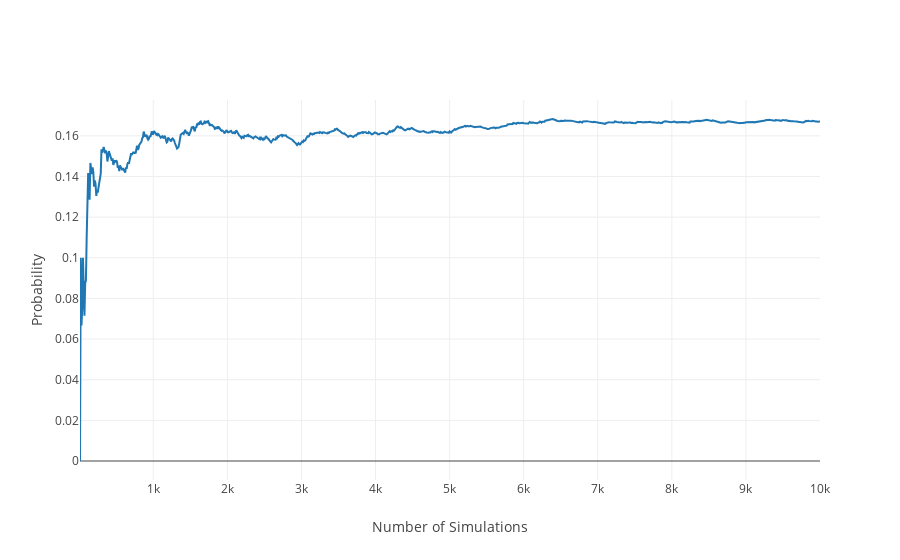

Source (notebook cell):
### Markdown cell above
Let's deonte the probability of a single event (rolling a 4) as:
### P(A4)
How can we simulate and show that this is 1/6 (or 0.167)?

### Code cell
dice_rolls = np.arange(1,7)
count_hits = 0
x_data = []
y_data = []

for num_simulations in range(1, 10001):
    roll = np.random.choice(dice_rolls)
    if roll == 4:
        count_hits += 1
    if (num_simulations % 10) == 0:
        y_data.append(float(count_hits) / float(num_simulations))
        x_data.append(num_simulations)

# Plot the figure
fig = plot_probs(x_data, y_data)
iplot(fig)

### Figure 1 — Plotly figure (JSON) as saved in the notebook; plotly's stock layout.template omitted (floating-point values rounded to 4 significant figures; data arrays with more than 128 entries replaced by an {"elided": "..."} marker saying what was removed)
{"data": [{"type": "scatter", "x": {"elided": "1000 int values"}, "y": {"elided": "1000 float values"}}], "layout": {"xaxis": {"title": "Number of Simulations"}, "yaxis": {"title": "Probability"}}}
